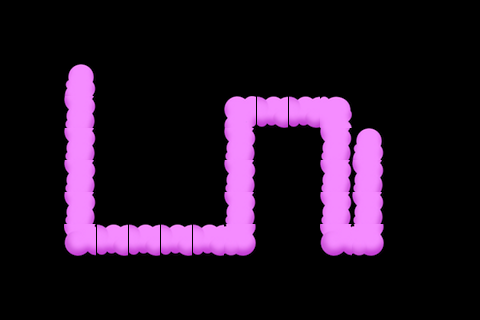

The image is a tile-based game level rendered from a .tmx file. Its description and source (layers, tilesets, objects; grid data summarised) follow:
An orthogonal 15x10 tile map with 32x32 px tiles, 1 tile layer (block) and 8 objects (obj1, obj2, obj3, obj4, obj5, ...).

<map version="1.0" orientation="orthogonal" width="15" height="10" tilewidth="32" tileheight="32">
 <tileset firstgid="1" name="luoboTileMap2" tilewidth="32" tileheight="32" spacing="2" margin="2">
  <image source="luoboTileMap2.png" width="128" height="256" />
 </tileset>
 <layer name="block" width="15" height="10">
  <data>[150 cells, 26 non-empty, 7 distinct tile ids]</data>
 </layer>
 <objectgroup name="object" width="15" height="10">
  <object name="obj1" x="80" y="80" />
  <object name="obj2" x="80" y="240" />
  <object name="obj3" x="240" y="240" />
  <object name="obj4" x="240" y="112" />
  <object name="obj5" x="336" y="112" />
  <object name="obj6" x="336" y="240" />
  <object name="obj7" x="368" y="240" />
  <object name="obj8" x="368" y="144" />
 </objectgroup>
</map>